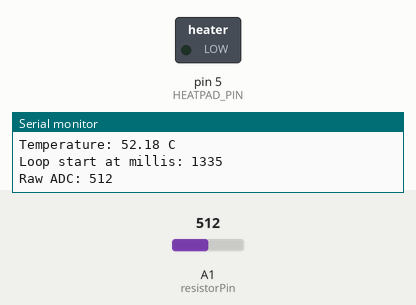
Recording of a program running on a simulated Arduino Nano, built with avr-gcc and run on an emulated ATmega328P. Shown: switched loads named in the program (green lamp = pin HIGH), the last lines printed to the serial monitor. The test bench sets the inputs (shaded band); at power-on: A1 (resistorPin) = 512.

Above: at 1.4 s.
1.5 s: A1 (resistorPin) set to 599
3.1 s: A1 (resistorPin) set to 625
At 4.0 s:
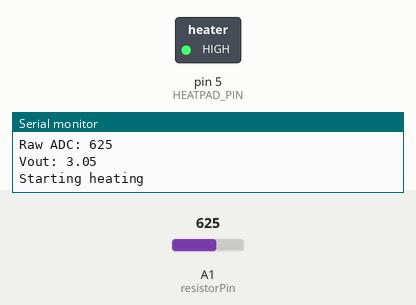
Timing chart, 0 to 34.9 s (numbered marks = the images above; inputs shaded):
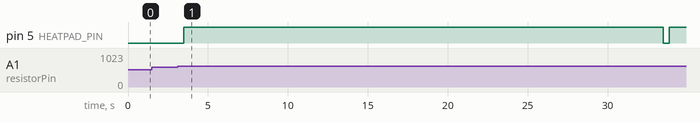

The program:

main.cpp
```cpp
#include <Arduino.h>

int resistorPin = A1;
int raw = 0;
const float Vin = 5;
const float R1  = 3300;

#define HEATPAD_PIN 5

void setup() {
  pinMode(HEATPAD_PIN, OUTPUT);
  digitalWrite(HEATPAD_PIN, LOW);

  Serial.begin(9600);
  Serial.println(F("Heatpad pin set to LOW"));
  delay(200);
  Serial.println(F("Heatpad and Thermistor Control"));
}

float readResistor(int pin){
  delay(10);
  int sum = 0;
  (void)analogRead(pin);
  for (uint8_t i = 0; i < 20; i++) { sum += analogRead(pin); delay(2); }
  raw = sum / 20;

  if (raw < 3 || raw > 1020) { Serial.println(F("ADC out of range")); return 0; }

  float Vout = (raw / 1023.0f) * Vin;
  float R2   = R1 * (Vout / (Vin - Vout));

  Serial.print(F("Raw ADC: ")); Serial.println(raw);
  Serial.print(F("Vout: ")); Serial.println(Vout);

  delay(200);
  return R2;
}

void handleHeatPads(float reading, int pin, bool allowHeat, unsigned long nowMs){
  if (!allowHeat) {
    Serial.println(F("Heating not allowed"));
    return;
  }

  if (reading > 5000) {
    Serial.println(F("Starting heating"));
    digitalWrite(HEATPAD_PIN, HIGH);
    delay(30000);
    digitalWrite(HEATPAD_PIN, LOW);
    Serial.println(F("Heating stopped"));
  } else {
    Serial.println(F("Reading not above threshold, no heating"));
  }
}

void loop() {
  unsigned long nowMs = millis();
  Serial.print(F("Loop start at millis: ")); Serial.println(nowMs);
  float reading = readResistor(resistorPin);
  handleHeatPads(reading, resistorPin, true, nowMs);

  // Assuming NTC thermistor: R25=10000, beta=3950, T25=298.15K
  float T0 = 298.15; // 25C in Kelvin
  float R25 = 10000.0;
  float beta = 3950.0;
  float tempK = 1.0 / (1.0/T0 + (1.0/beta) * log(reading / R25));
  float tempC = tempK - 273.15;

  Serial.print("Resistance: "); Serial.print(reading); Serial.println(" ohms");
  Serial.print("Temperature: "); Serial.print(tempC); Serial.println(" C");
  delay(100);
}
```

Measured:
- the behaviour switches between 616 and 617 on A1 (resistorPin) (found by bisection; images 0 and 1)
- after the input at 3.1 s, pin 5 (HEATPAD_PIN): LOW → HIGH after 0.38 s, → LOW 30.0 s later, → HIGH 0.36 s later
